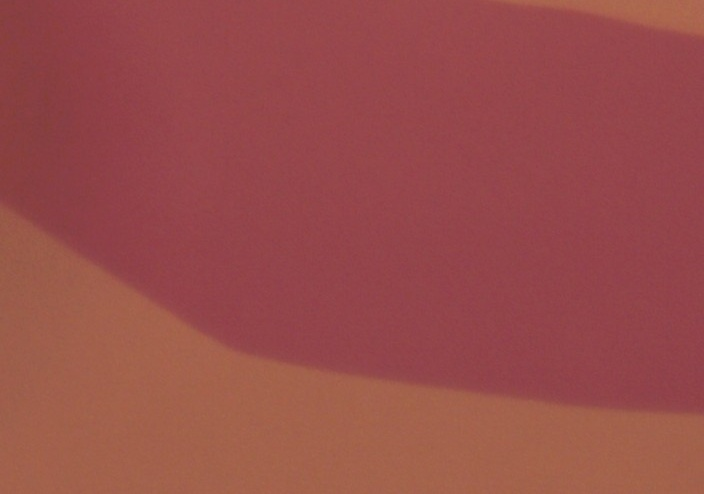
#> input picture quadrant_dataset/images/3-1-1-100x_bl.jpg, 704 x 494 px, found by its file name; its folder holds only this picture in this run
$ python enhanced_preprocess.py
#> lines starting #> are read from the running program, lines starting #| are printed output that depends on the picture
#> in preprocess_single_image, image is the input picture: shape (494, 704, 3); mean B, G, R 74.5, 76.8, 152.5
import os
import cv2
import numpy as np
from pathlib import Path
import matplotlib.pyplot as plt
from sklearn.preprocessing import StandardScaler

def color_normalization(image):
    """Color normalization as described in the paper"""
    # Convert to LAB color space
    lab = cv2.cvtColor(image, cv2.COLOR_BGR2LAB)
#> lab: shape (494, 704, 3); mean of channels 0, 1, 2 107.3, 159.3, 144
    l, a, b = cv2.split(lab)

    # Normalize L channel (lightness)
    l_norm = cv2.normalize(l, None, 0, 255, cv2.NORM_MINMAX)

    # Normalize a and b channels
    a_norm = cv2.normalize(a, None, 0, 255, cv2.NORM_MINMAX)
    b_norm = cv2.normalize(b, None, 0, 255, cv2.NORM_MINMAX)

    # Merge normalized channels
    lab_norm = cv2.merge([l_norm, a_norm, b_norm])
#> lab_norm: shape (494, 704, 3); mean of channels 0, 1, 2 106.8, 154.4, 97

    # Convert back to BGR
    normalized = cv2.cvtColor(lab_norm, cv2.COLOR_LAB2BGR)
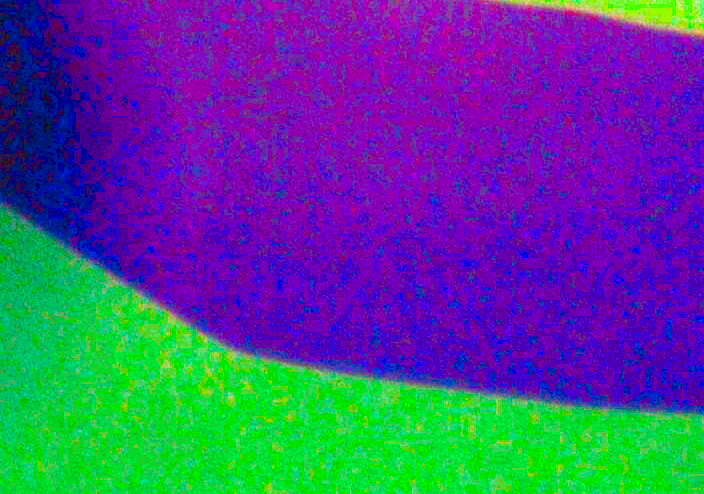
#> normalized: shape (494, 704, 3); mean B, G, R 140.4, 69.5, 76.8

    return normalized

def apply_clahe_enhanced(image):
    """Enhanced CLAHE with better parameters for graphene detection"""
    # Convert to LAB
    lab = cv2.cvtColor(image, cv2.COLOR_BGR2LAB)
#> lab: shape (494, 704, 3); mean of channels 0, 1, 2 112, 151.5, 100.1
    l, a, b = cv2.split(lab)

    # Apply CLAHE to L channel with optimized parameters
    clahe = cv2.createCLAHE(clipLimit=3.0, tileGridSize=(8, 8))
    l_clahe = clahe.apply(l)

    # Merge channels
    lab_enhanced = cv2.merge([l_clahe, a, b])
#> lab_enhanced: shape (494, 704, 3); mean of channels 0, 1, 2 118, 151.5, 100.1

    # Convert back to BGR
    enhanced = cv2.cvtColor(lab_enhanced, cv2.COLOR_LAB2BGR)

    return enhanced

def resize_image(image, target_size=(224, 224)):
    """Resize image to target size as specified in the paper"""
#> called with target_size = (224, 224)
    resized = cv2.resize(image, target_size, interpolation=cv2.INTER_AREA)
    return resized

def preprocess_single_image(image_path, output_path, target_size=(224, 224)):
    """Complete preprocessing pipeline for a single image"""
    # Load image
    image = cv2.imread(image_path)
    if image is None:
        print(f"Could not load image: {image_path}")
        return False

    # Apply preprocessing pipeline
    # 1. Color normalization
    normalized = color_normalization(image)

    # 2. CLAHE enhancement
    enhanced = apply_clahe_enhanced(normalized)

    # 3. Resize to target size
    resized = resize_image(enhanced, target_size)

    # Save processed image
    cv2.imwrite(output_path, resized)

    return True

def preprocess_dataset(input_dir, output_dir, target_size=(224, 224)):
    """Preprocess entire dataset"""
    os.makedirs(output_dir, exist_ok=True)

    processed_count = 0
    total_count = 0

    for filename in os.listdir(input_dir):
        if filename.lower().endswith(('.jpg', '.jpeg', '.png')):
            total_count += 1
            input_path = os.path.join(input_dir, filename)
            output_path = os.path.join(output_dir, filename)

            if preprocess_single_image(input_path, output_path, target_size):
                processed_count += 1
                print(f"Processed: {filename}")
            else:
                print(f"Failed to process: {filename}")

    print(f"\nPreprocessing complete!")
    print(f"Processed: {processed_count}/{total_count} images")
    print(f"Output directory: {output_dir}")

def visualize_preprocessing(image_path, save_path=None):
    """Visualize the preprocessing steps"""
#> called with image_path = 'images/3-1-1-100x.jpg', save_path = 'output/preprocessing_visualization.png'
    # Load original image
    original = cv2.imread(image_path)
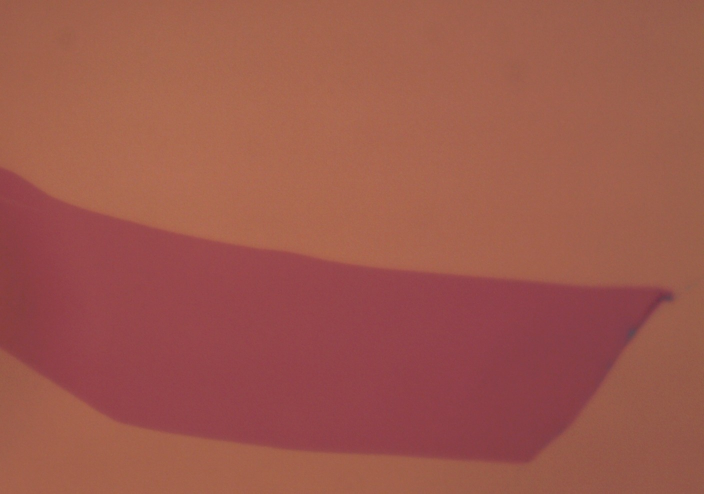
#> input picture images/3-1-1-100x.jpg, 1408 x 987 px, found by its file name (shown at 1/2 size)
#> original is the input picture: shape (987, 1408, 3); mean B, G, R 76.1, 87.8, 156.7
    if original is None:
        print(f"Could not load image: {image_path}")
        return

    # Apply preprocessing steps
    normalized = color_normalization(original)
#> in color_normalization (call 2), `lab = cv2.cvtColor(image, cv2.COLOR_BGR2LAB)`: lab: shape (987, 1408, 3); mean of channels 0, 1, 2 115.2, 155.1, 147.2
#> in color_normalization (call 2), `lab_norm = cv2.merge([l_norm, a_norm, b_norm])`: lab_norm: shape (987, 1408, 3); mean of channels 0, 1, 2 162.5, 151.8, 169.2
    enhanced = apply_clahe_enhanced(normalized)
#> in apply_clahe_enhanced (call 2), `lab = cv2.cvtColor(image, cv2.COLOR_BGR2LAB)`: lab: shape (987, 1408, 3); mean of channels 0, 1, 2 166.9, 146.2, 170.7
#> in apply_clahe_enhanced (call 2), `l, a, b = cv2.split(lab)`:
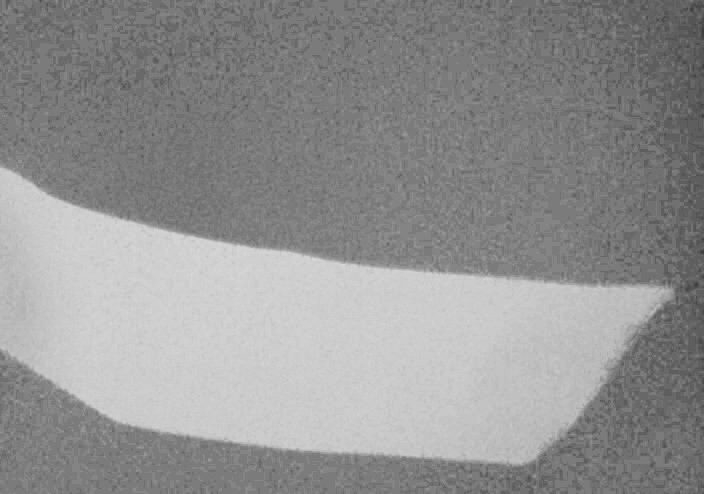
#> a: shape (987, 1408) (shown at 1/2 size); min 57, max 215, mean 146.2
#> in apply_clahe_enhanced (call 2), `l_clahe = clahe.apply(l)`:
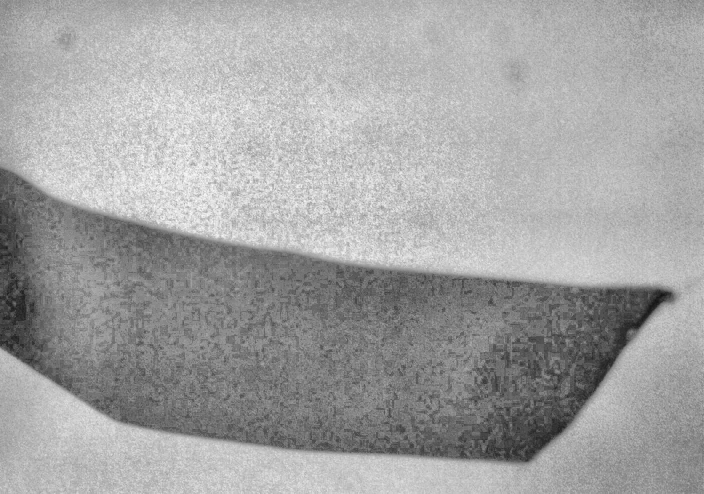
#> l_clahe: shape (987, 1408) (shown at 1/2 size); min 12, max 251, mean 162.5
#> in apply_clahe_enhanced (call 2), `lab_enhanced = cv2.merge([l_clahe, a, b])`: lab_enhanced: shape (987, 1408, 3); mean of channels 0, 1, 2 162.5, 146.2, 170.7
#> in apply_clahe_enhanced (call 2), `enhanced = cv2.cvtColor(lab_enhanced, cv2.COLOR_LAB2BGR)`:
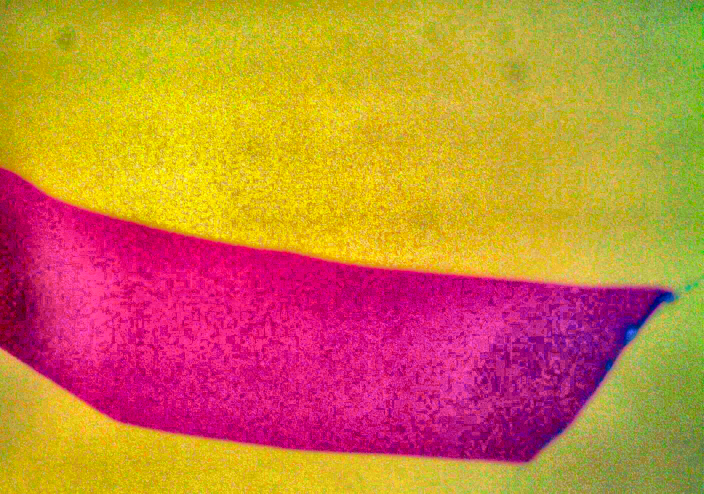
#> enhanced: shape (987, 1408, 3) (shown at 1/2 size); mean B, G, R 63.6, 127.5, 199
    resized = resize_image(enhanced, (224, 224))
#> call 2 of resize_image, with target_size = (224, 224)
#> in resize_image (call 2), `resized = cv2.resize(image, target_size, interpolation=cv2.INTER_AREA)`:
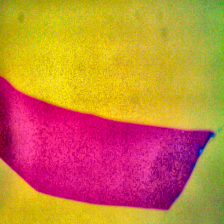
#> resized: shape (224, 224, 3); mean B, G, R 63.6, 127.5, 199

    # Create visualization
    fig, axes = plt.subplots(2, 2, figsize=(12, 10))

    # Original
    axes[0, 0].imshow(cv2.cvtColor(original, cv2.COLOR_BGR2RGB))
    axes[0, 0].set_title('Original')
    axes[0, 0].axis('off')

    # Normalized
    axes[0, 1].imshow(cv2.cvtColor(normalized, cv2.COLOR_BGR2RGB))
    axes[0, 1].set_title('Color Normalized')
    axes[0, 1].axis('off')

    # CLAHE Enhanced
    axes[1, 0].imshow(cv2.cvtColor(enhanced, cv2.COLOR_BGR2RGB))
    axes[1, 0].set_title('CLAHE Enhanced')
    axes[1, 0].axis('off')

    # Final (Resized)
    axes[1, 1].imshow(cv2.cvtColor(resized, cv2.COLOR_BGR2RGB))
    axes[1, 1].set_title('Final (224x224)')
    axes[1, 1].axis('off')

    plt.tight_layout()

    if save_path:
        plt.savefig(save_path, dpi=300, bbox_inches='tight')
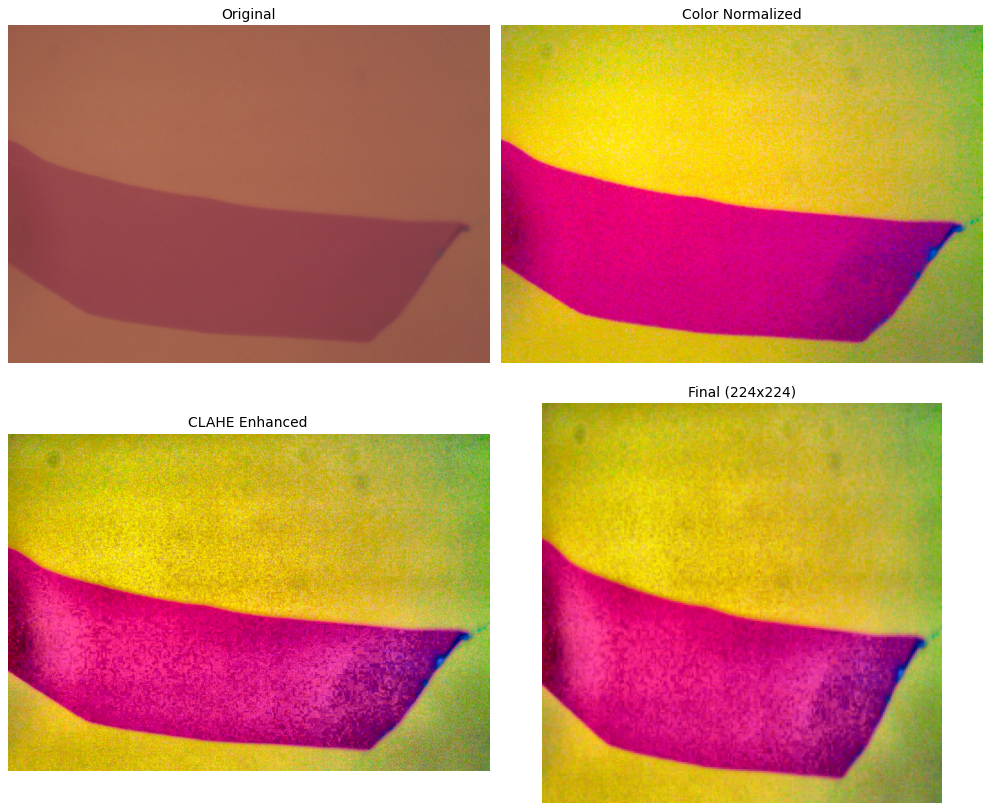
#> figure drawn by matplotlib, 4 panels
        print(f"Visualization saved to: {save_path}")

    plt.show()

if __name__ == "__main__":
    # Example usage
    print("Enhanced Preprocessing Pipeline")
    print("=" * 40)

    # Process quadrant dataset
    if os.path.exists("quadrant_dataset/images"):
        print("Processing quadrant dataset...")
        preprocess_dataset(
            "quadrant_dataset/images",
            "quadrant_dataset/processed_images"
        )

    # Visualize preprocessing on a sample image
    if os.path.exists("images/3-1-1-100x.jpg"):
        print("\nCreating preprocessing visualization...")
        visualize_preprocessing(
            "images/3-1-1-100x.jpg",
            "output/preprocessing_visualization.png"
        )
